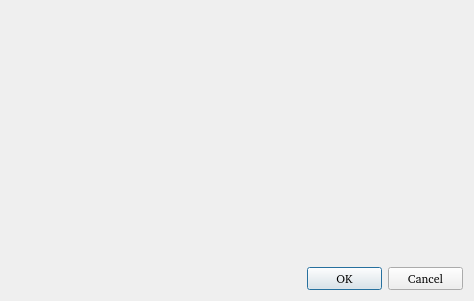
<?xml version="1.0" encoding="UTF-8"?>
<ui version="4.0">
 <class>CModelessDlg</class>
 <widget class="QDialog" name="CModelessDlg">
  <property name="geometry">
   <rect>
    <x>0</x>
    <y>0</y>
    <width>474</width>
    <height>301</height>
   </rect>
  </property>
  <property name="font">
   <font>
    <family>MS Shell Dlg&quot;, 400, 0, 0x</family>
   </font>
  </property>
  <property name="windowTitle">
   <string>Modeless Dialog</string>
  </property>
  <widget class="QPushButton" name="PushButton_IDOK3">
   <property name="geometry">
    <rect>
     <x>307</x>
     <y>267</y>
     <width>75</width>
     <height>23</height>
    </rect>
   </property>
   <property name="focusPolicy">
    <enum>Qt::NoFocus</enum>
   </property>
   <property name="text">
    <string>OK</string>
   </property>
   <property name="default">
    <bool>true</bool>
   </property>
  </widget>
  <widget class="QPushButton" name="PushButton_IDCANCEL2">
   <property name="geometry">
    <rect>
     <x>388</x>
     <y>267</y>
     <width>75</width>
     <height>23</height>
    </rect>
   </property>
   <property name="focusPolicy">
    <enum>Qt::NoFocus</enum>
   </property>
   <property name="text">
    <string>Cancel</string>
   </property>
  </widget>
 </widget>
 <layoutdefault spacing="6" margin="11"/>
 <pixmapfunction>qPixmapFromMimeSource</pixmapfunction>
 <resources/>
 <connections/>
</ui>
